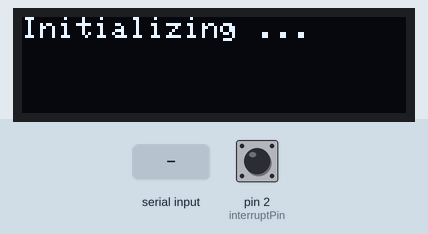
Bench run of a sketch on a simulated Arduino Uno, built for the host (arithmetic inside an expression is 32-bit, double 64-bit). On the bench: 128×32 one-colour display. Wiring (inferred from the names in the program): MPU-6050 motion sensor at I2C address 0x68. Inputs (shaded band) come from the test bench; at power-on: pin 2 (interruptPin) LOW. The sensor or clock chip raises its interrupt line as the real part does; what the sketch prints to the serial monitor is not drawn.

Above: at 0.1 s.
2.8 s: "A\n" received over the second serial link
At 3.7 s:
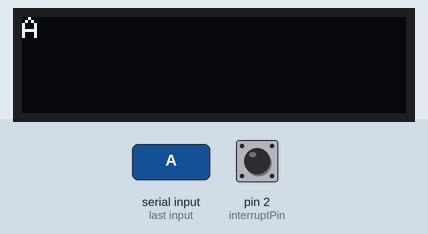
4.3 s: "1\n" received over the second serial link
At 4.8 s:
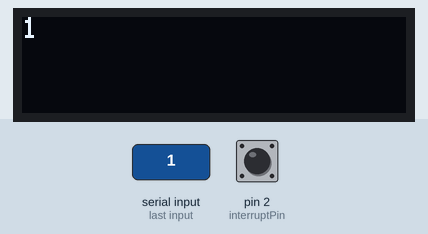
Timing chart, 0 to 7.3 s (numbered marks = the images above; inputs shaded):
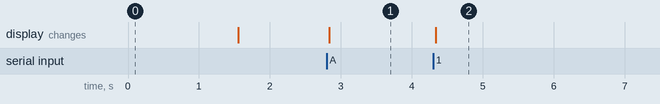

Measured:
- after the input at 2.8 s, the display: changes at once (image 1)
- after the input at 4.3 s, the display: changes at once (image 2)

The sketch:

BLEDataTransmit.ino
```cpp
/********************************************************************************
** Read from BLE and display on OLED
** Send symbol to BLE when connected
** The BLE toggles between sleep and awake when the button is pressed
** Updated handshake
*********************************************************************************/

// BT Library
#include <AltSoftSerial.h>
AltSoftSerial BTserial;

// Display Libraries
#include <Adafruit_GFX.h>
#include <Adafruit_SSD1306.h>
#define OLED_RESET 4
Adafruit_SSD1306 display(OLED_RESET);

// IMU Libraries
#include "I2Cdev.h"
#include "MPU6050_6Axis_MotionApps20.h"
#include "Wire.h"

// Variables
char text[64];                                  // Character buffer
char c;
boolean asleep = false;
boolean confirmedCentral = false;
char bufferBOI[100];
unsigned long tim;

// IMU data variables
int16_t ax, ay, az, tp, gx, gy, gz;


// Timing variables
unsigned long startTime = 0;
unsigned long endTime = 0;
const unsigned long period_us = 1e6;            // We are using microseconds for accuracy, 1s=1e6us

// Timing variables
unsigned long setupTime;
const int sampling_rate = 20;                             // Sampling rate in Hz


// Define pin numbers
const int buttonPin = 4;                        // Button pin

// Define pin numbers
const int interruptPin = 2;
volatile bool imuDataReady = false;

// IMU Setup
const int MPU_addr = 0x68;                      // I2C address of the MPU-6050
MPU6050 IMU(MPU_addr);                          // Instantiate IMU object


// --------------------------------------------------------------------------------
// Function to check the interrupt pin to see if there is data available in the MPU's buffer
// --------------------------------------------------------------------------------
void interruptPinISR() {
  // Indicate data is ready
  imuDataReady = true;
}

// --------------------------------------------------------------------------------
// Initialize the IMU
// --------------------------------------------------------------------------------
void initIMU() {

  // Intialize the IMU and the DMP (Digital Motion Processor) on the IMU
  IMU.initialize();
  IMU.dmpInitialize();
  IMU.setDMPEnabled(true);

  // Initialize I2C communications
  Wire.begin();
  Wire.beginTransmission(MPU_addr);
  Wire.write(MPU_addr);               // PWR_MGMT_1 register
  Wire.write(0);                      // Set to zero (wakes up the MPU-6050)
  Wire.endTransmission(true);

  // Create an interrupt for pin2, which is connected to the INT pin of the MPU6050
  pinMode(interruptPin, INPUT);
  attachInterrupt(digitalPinToInterrupt(interruptPin), interruptPinISR, RISING);
}

// Read from the IMU
// Currently, this reads 3 acceleration axis, temperature and 3 gyro axis.
// You should edit this to read only the sensors you end up using.
// For this, you need to edit the number of registers being requested and possibly the addresses themselves
// --------------------------------------------------------------------------------
void readIMU() {
  Wire.beginTransmission(MPU_addr);
  Wire.write(0x3B);                         // Starting with register 0x3B (ACCEL_XOUT_H)
  Wire.endTransmission(false);

  Wire.requestFrom(MPU_addr, 14, true);      // Request a total of 14 registers

  // Accelerometer (3 Axis)
  ax = Wire.read() << 8 | Wire.read();      // 0x3B (ACCEL_XOUT_H) & 0x3C (ACCEL_XOUT_L)
  ay = Wire.read() << 8 | Wire.read();      // 0x3D (ACCEL_YOUT_H) & 0x3E (ACCEL_YOUT_L)
  az = Wire.read() << 8 | Wire.read();      // 0x3F (ACCEL_ZOUT_H) & 0x40 (ACCEL_ZOUT_L)

  // Temperature
  tp = Wire.read() << 8 | Wire.read();      // 0x41 (TEMP_OUT_H) & 0x42 (TEMP_OUT_L)

  // Gyroscope (3 Axis)
  gx = Wire.read() << 8 | Wire.read();      // 0x43 (GYRO_XOUT_H) & 0x44 (GYRO_XOUT_L)
  gy = Wire.read() << 8 | Wire.read();      // 0x45 (GYRO_YOUT_H) & 0x46 (GYRO_YOUT_L)
  gz = Wire.read() << 8 | Wire.read();      // 0x47 (GYRO_ZOUT_H) & 0x48 (GYRO_ZOUT_L)
}


// --------------------------------------------------------------------------------
// Button logic: return true of the button is pressed, otherwise return false
// For more stable code, we can debounce the button
// --------------------------------------------------------------------------------
boolean checkButton() {
  static int buttonState = HIGH;                 // Pushbutton status
  if (digitalRead(buttonPin) != buttonState) {
    buttonState = !buttonState;
    if (buttonState == HIGH)
      return true;
  }
  return false;
}


// --------------------------------------------------------------------------------
// Initialize the OLED display
// --------------------------------------------------------------------------------
void initDisplay() {
  // Initialize with the I2C addr 0x3C (for the 128x32)
  display.begin(SSD1306_SWITCHCAPVCC, 0x3C);
  display.setTextColor(WHITE); // Draw white text, otherwise writes may be invisible!
  display.cp437(true);         // Use full 256 char 'Code Page 437' font
  display.setTextSize(1);      // Set font size for display.write() to 1
}


// --------------------------------------------------------------------------------
// Show a message on the OLED display
// --------------------------------------------------------------------------------
void showMessage(char message[]) {
  display.setCursor(0, 0);     // Start at top-left corner
  display.clearDisplay();
  display.println(message);
  display.display();
}


// --------------------------------------------------------------------------------
// Forward data from Serial to the BLE module
// This is useful to set the modes of the BLE module
// --------------------------------------------------------------------------------
void forwardSerialToBLE() {
  static boolean NL = true;

  c = Serial.read();
  if (c != 10 & c != 13 )  // do not send line end characters to the HM-10
    BTserial.write(c);
  // Copy the user input to the main window; if there is a new line print the ">" character.
  if (NL) {
    Serial.print("\r\n>");
    NL = false;
  }
  Serial.write(c);
  if (c == 10)
    NL = true;
}


// --------------------------------------------------------------------------------
// This function reads characters from the HM-10
// It's main goal is to detect if the central is sending "AT+..." indicating the handshake is not completed
// If a "T" is received right after an "A", we send back the handshake confirmation
// The function always returns the new character
// --------------------------------------------------------------------------------
char receiveFromBLE() {
  static char lastChar;

  char newChar = BTserial.read();
  switch (newChar) {
    case 'A':                                       // Starting AT Command reading
      lastChar = newChar;
      break;
    case 'T':                                       // AT was received
      if (lastChar == 'A') {
        BTserial.write("PeripheralConnected");
        Serial.print("PeripheralConnected");
        delay(50); BTserial.flushInput();           // Purge buffer
        confirmedCentral = true;
        lastChar = 0;
      }
      newChar = 0;                                  // This will clear the display
      break;
    default:                                        // Receiving data
      lastChar = newChar;
  }
  return newChar;
}


// --------------------------------------------------------------------------------
// Toggle BLE sleep state
// --------------------------------------------------------------------------------
void BLEConnect() {
  // Disconnect and put to sleep
  if (!asleep) {
    BTserial.print("AT");
    delay(150);
    BTserial.print("AT+ADTY3");
    delay(50);
    BTserial.print("AT+SLEEP");
    asleep = true;
    confirmedCentral = false;
  }
  // Wake up and re-establish connection
  else {
    BTserial.print("AT+galliaestomnisdivisainpartestresquarumunamincoluntbelgaealiamaquitanitertiamquiipsorumlinguaceltaenostragalliappellantur");
    delay(350);
    BTserial.print("AT+ADTY0");
    delay(50);
    BTserial.print("AT+RENEW");
    asleep = false;
  }
}


// --------------------------------------------------------------------------------
// Setup: executed once at startup or reset
// --------------------------------------------------------------------------------
void setup() {
  // Initialize the OLED display
  initDisplay();
  showMessage("Initializing ...");
  delay(1000);

  // Initialize the IMU
  initIMU();

  // Initialize Serial (needed for setting the mode of the BLE)
  Serial.begin(9600);

  // Initialize the BT Serial (AltSoftSerial)
  BTserial.begin(9600);
  Serial.println("BTserial started");

  // Clear the display
  showMessage(" ");
  setupTime = millis();
}


// --------------------------------------------------------------------------------
// Loop: main code; executed in an infinite loop
// --------------------------------------------------------------------------------
void loop() {

  // Check if the button was pressed
  // If it was, establish or re-establish a BT connection
  if (checkButton())
    BLEConnect();

  // If we are asleep, do nothing until the button is pressed again
  if (!asleep) {

    // Read from the Bluetooth module and store in a char array
    int i = 0;
    while (BTserial.available()) {
      text[i++] = receiveFromBLE();
      delay(10);                        // Allow time for new characters to come in
    }

    // If a new message was received, show it
    if (i > 0) {
      showMessage(text);
      Serial.println(text);
    }

    // Read from the Serial Monitor and send to the Bluetooth module
    if (Serial.available())
      forwardSerialToBLE();

    // If we received a message from the computer, we know we are connected. Start sending data back
    if (confirmedCentral) {
      endTime = micros();
      if (endTime - startTime >= period_us) {
        startTime = endTime;
        if (imuDataReady) {
          readIMU();
          imuDataReady = false;
          tim = millis()-setupTime;
          sprintf(bufferBOI,"%d.%d,%d;",(int)(tim/1000),(int)(tim%1000),ax);
          BTserial.write(bufferBOI);
        }
      }
    }
  }

}
```
